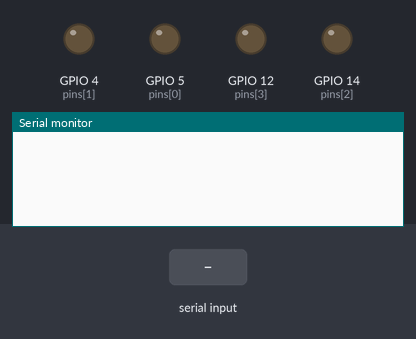
Simulated run of this sketch. Board: ESP8266 (NodeMCU). On the bench: output pins drawn as LEDs (lit = HIGH), the last lines printed to the serial monitor. Inputs (shaded band) come from the test bench.

Above: at 1.2 s.
1.3 s: "HELLO\n" received over Serial
At 1.6 s:
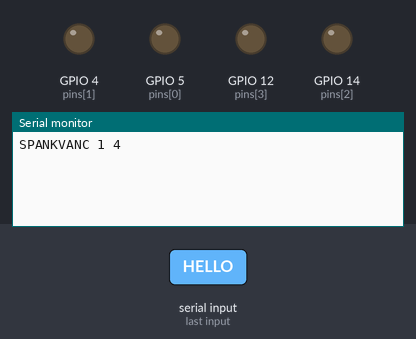
2.8 s: "PULSE\n" received over Serial
At 4.0 s:
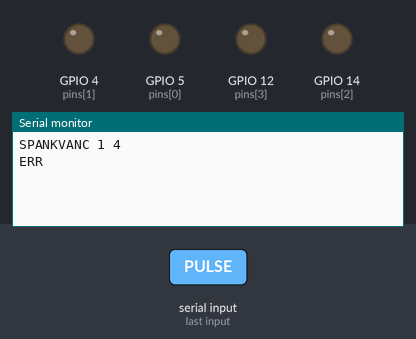

Measured:
- after the input at 1.3 s, the serial monitor: prints a new line at once (image 1)
- after the input at 2.8 s, the serial monitor: prints a new line at once (image 2)

The sketch:

spankvanc_gpo.ino
```cpp
// SpankVANC serial GPO bench firmware: ESP32 / ESP8266, Arduino framework.
// PULSE <sequence> <channel 1..4> <milliseconds 10..10000>\n
// Replies: ACK <sequence>, DUP <sequence>, ERR. HELLO returns protocol identity.
// GPIO is 3.3V logic: use an isolated relay/interface for a contact closure.
#include <Arduino.h>
#include <ctype.h>
#include <errno.h>
#include <stdlib.h>
#include <string.h>

#if defined(ESP8266)
const uint8_t pins[4] = {5, 4, 14, 12};
#elif defined(ESP32)
const uint8_t pins[4] = {18, 19, 21, 22}; // original ESP32; adapt for other board variants
#else
#error "Select an ESP32 or ESP8266 board"
#endif
const bool activeHigh = true;
uint32_t until[4] = {};
bool active[4] = {};
uint32_t recent[64] = {};
size_t recentIndex = 0;
char buffer[96];
size_t used = 0;
bool overflow = false;

bool number(char* token, uint32_t& value) {
  if (!token || !*token) return false;
  for (char* p = token; *p; ++p) if (!isdigit(static_cast<unsigned char>(*p))) return false;
  errno = 0;
  char* end;
  unsigned long result = strtoul(token, &end, 10);
  if (errno || *end || result > UINT32_MAX) return false;
  value = static_cast<uint32_t>(result);
  return true;
}

void command(char* line) {
  if (!strcmp(line, "HELLO")) { Serial.println("SPANKVANC 1 4"); return; }
  char* context = nullptr;
  char* verb = strtok_r(line, " ", &context);
  uint32_t sequence, channel, duration;
  if (!verb || strcmp(verb, "PULSE") ||
      !number(strtok_r(nullptr, " ", &context), sequence) || sequence == 0 ||
      !number(strtok_r(nullptr, " ", &context), channel) || channel < 1 || channel > 4 ||
      !number(strtok_r(nullptr, " ", &context), duration) || duration < 10 || duration > 10000 ||
      strtok_r(nullptr, " ", &context)) { Serial.println("ERR"); return; }
  for (uint32_t old : recent) if (old == sequence) {
    Serial.print("DUP "); Serial.println(sequence); return;
  }
  recent[recentIndex++ % 64] = sequence;
  const unsigned index = channel - 1;
  const uint32_t now = millis();
  // A distinct cue may extend an existing pulse, but never shorten it.
  if (!active[index] || static_cast<int32_t>(until[index] - now) < static_cast<int32_t>(duration))
    until[index] = now + duration;
  active[index] = true;
  digitalWrite(pins[index], activeHigh ? HIGH : LOW);
  Serial.print("ACK "); Serial.println(sequence);
}

void setup() {
  for (uint8_t pin : pins) {
    digitalWrite(pin, activeHigh ? LOW : HIGH);
    pinMode(pin, OUTPUT);
  }
  Serial.begin(115200);
}

void loop() {
  uint32_t now = millis();
  for (unsigned i = 0; i < 4; ++i) {
    if (active[i] && static_cast<int32_t>(now - until[i]) >= 0) {
      digitalWrite(pins[i], activeHigh ? LOW : HIGH);
      active[i] = false;
    }
  }
  // Bound serial work so traffic cannot starve pulse expiry.
  for (unsigned count = 0; count < 64 && Serial.available(); ++count) {
    const char c = static_cast<char>(Serial.read());
    if (c == '\r') continue;
    if (c == '\n') {
      buffer[used] = 0;
      if (overflow) Serial.println("ERR"); else command(buffer);
      used = 0; overflow = false;
    } else if (used + 1 < sizeof(buffer) && !overflow && c >= 32 && c <= 126) {
      buffer[used++] = c;
    } else { overflow = true; }
  }
  yield();
}
```
